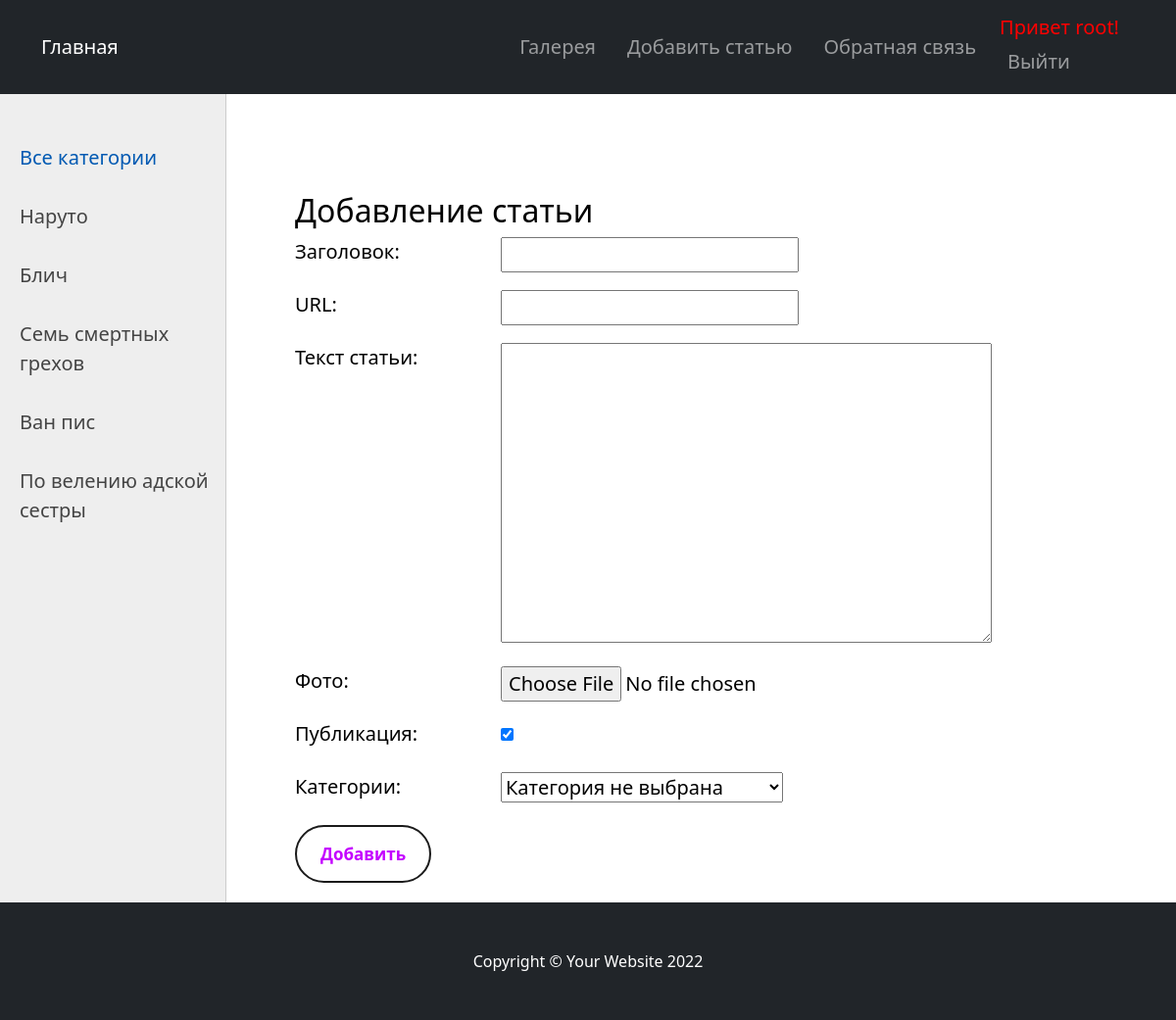
Screenshot of /addpage/ (signed in) with the database file from the repository.
### women/models.py (models this page shows)
class Category(models.Model):
    name = models.CharField(max_length=100, db_index=True, verbose_name="Категория")
    slug = models.SlugField(
        max_length=255, unique=True, db_index=True, verbose_name="URL"
    )
    def __str__(self):
        return (
            self.name
        )  # В результате, в таблице category будет два индексируемых поля: id и name
    def get_absolute_url(self):
        return reverse("category", kwargs={"cat_slug": self.slug})
    class Meta:
        verbose_name = "Категория"
        verbose_name_plural = "Категории"

### women/views.py (the view)
# urls.py: path("addpage/", AddPage.as_view(), name="add_page"),
class AddPage(LoginRequiredMixin, DataMixin, CreateView):
    form_class = AddPostForm
    template_name = "women/addpage.html"
    success_url = reverse_lazy("home")
    login_url = reverse_lazy("home")
    raise_exception = True
    def get_context_data(self, *, object_list=None, **kwargs):
        context = super().get_context_data(**kwargs)
        c_def = self.get_user_context(title="Добавление статьи")
        return dict(list(context.items()) + list(c_def.items()))

### women/forms.py (shortened to what this page needs)
class AddPostForm(forms.ModelForm):
    def __init__(self, *args, **kwargs):
        super().__init__(*args, **kwargs)
        self.fields["cat"].empty_label = "Категория не выбрана"
    class Meta:
        model = Women
        fields = ["title", "slug", "content", "photo", "is_published", "cat"]

### women/templatetags/women_tags.py (called while the page is built)
@register.simple_tag(name="getcats")
def get_categories(filter=None):
    if not filter:
        return Category.objects.all()
    else:
        return Category.objects.filter(pk=filter)

@register.inclusion_tag("women/list_categories.html")
def show_categories(sort=None, cat_selected=0):
    if not sort:
        cats = Category.objects.all()
    else:
        cats = Category.objects.order_by(sort)
    return {"cats": cats, "cat_selected": cat_selected}

### women/utils.py (called while the page is built)
    def get_user_context(self, **kwargs):
        context = kwargs
        cats = Category.objects.annotate(Count("women"))
        user_menu = menu.copy()
        if not self.request.user.is_authenticated:
            user_menu.pop(1)
        context["menu"] = user_menu
        context["cats"] = cats
        if "cat_selected" not in context:
            context["cat_selected"] = 0
        return context

### women/templates/women/addpage.html (shortened to what this page needs)
{% extends 'women/base.html' %}
{% load static %}
{% load women_tags %}
{% block content %}
<h1>{{title}}</h1>
<form action="{% url 'add_page' %}" method="post" enctype="multipart/form-data">
    {% for f in form %}
    <p><label class="form-label" for="{{ f.id_for_label }}">{{f.label}}: </label>{{ f }}</p>
    {% endfor %}
    <button class="form-button" type="submit">Добавить</button>
</form>
{% endblock %}

### women/templates/women/base.html (shortened to what this page needs)
{% load static %}
{% load women_tags %}
<!DOCTYPE html>
<html>
<head>
    <link type="text/css" href="{% static 'women/css/style.css' %}" rel="stylesheet" />
    <link href="https://cdn.jsdelivr.net/npm/bootstrap@5.1.3/dist/css/bootstrap.min.css" rel="stylesheet"
>
</head>
{% block mainmenu %}
<nav class="navbar navbar-expand-lg navbar-dark bg-dark">
    <div class="container">
        <a class="navbar-brand" href="{% url 'home' %}">Главная</a>
        <ul class="navbar-nav ms-auto mb-2 mb-lg-0">
            {% for m in menu %}
            <li class="nav-item " style="padding-top:20px ;"><a class="nav-link navbar-brand "
                    href="{% url m.url_name %}">{{m.title}} </a>
            </li>
            {% endfor %}
            {% if request.user.is_authenticated %}
            <li style="color: red " class=" nav-item navbar-brand"> Привет {{user.username}}!
                <a class="navbar-brand nav-link" href="{% url 'logout' %}">Выйти</a>
            </li>
            {% else %}
            <li class="nav-item"><a class="nav-link navbar-brand" style="padding-top:20px ;"
                    href="{% url 'register' %}">Регистрация</a>
            <li class="nav-item"></li><a class="nav-link navbar-brand" style="padding-top:20px ;"
                href="{% url 'login' %}">Войти</a></li>
            </li>
            {% endif %}
        </ul>
    </div>
</nav>
{% endblock mainmenu %}
<body>
    <table class="table-content" border=0 cellpadding="0" cellspacing="0">
        <tr>
            <td valign="top" class="left-chapters">
                <ul id="leftchapters">
                    {% if cat_selected == 0 %}
                    <li class="selected">Все категории</li>
                    {% else %}
                    <li><a class="navbar-brand" href="{% url 'home' %}">Все категории</a></li>
                    {% endif %}
                    {% show_categories cat_selected=cat_selected %}
                </ul>
            </td>
            <td valign="top" class="content">
                <div class="content-text">
                    {% block content %}
                    {% endblock %}
                </div>
            </td>
        </tr>
    </table>
    <footer class="py-5 bg-dark">
        <div class="container">
            <p class="m-0 text-center text-white">Copyright &copy; Your Website 2022</p>
        </div>
    </footer>
</body>
</html>

### women/templates/women/list_categories.html
{% for c in cats %}
{% if c.pk == cat_selected %}
<li class="selected">{{c.name}}</li>
{% else %}
<li><a href="{{ c.get_absolute_url }}">{{c.name}}</a></li>
{% endif %}
{% endfor %}

### women/static/women/css/style.css (style rules this page uses)
html, body { height: 100%; width: 100%; color: rgb(0, 0, 0); }
a { color: #001b36; text-decoration: none; }
.table-content { width: 100%; min-height: 100%; height: 100%; }
.left-chapters { margin: 0; background: #eee; border-right: 1px solid #ccc; min-height: 100%; }
.left-chapters ul { width: 230px; min-height: 100%; margin: 0; padding: 20px 10px 10px 20px; list-style: none; font-size: 20px; }
.left-chapters ul li { margin: 30px 0 0 0; color: rgb(141, 123, 123); }
.left-chapters ul li.selected { color: #0059b2; }
.left-chapters ul li a { color: #444; text-decoration: none; }
.content { padding: 40px 20px 20px 40px; width: 100%; box-sizing: border-box; }
.content-text { margin: 60px 0 0 30px; color: #000; font-size: 20px; }
.content-text h1 { font-size: 32px; }
.form-label { display: inline-block; min-width: 210px; vertical-align: top; }
.form-button { appearance: none; background-color: transparent; border: 2px solid #1A1A1A; border-radius: 50px; box-sizing: border-box; color: #c401ff; cursor: pointer; display: inline-block; font-size: 17px; font-weight: 600; line-height: normal; margin: 0; min-height: 40px; min-width: 60; outline: none; padding: 16px 24px; text-align: center; text-decoration: none; transition: all 300ms cubic-bezier(.23, 1, 0.32, 1); will-change: transform; }

### rows the page displays
Category: name "Наруто"
Category: name "Блич"
Category: name "Семь смертных грехов"
Category: name "Ван пис"
Category: name "По велению адской сестры"

### other values shown
{{ m.title }} "Галерея" "Добавить статью" "Обратная связь"
{{ user.username }} "root"
{{ title }} "Добавление статьи"
{{ f.label }} "Заголовок" "URL" "Текст статьи" "Фото" "Публикация" "Категории"
